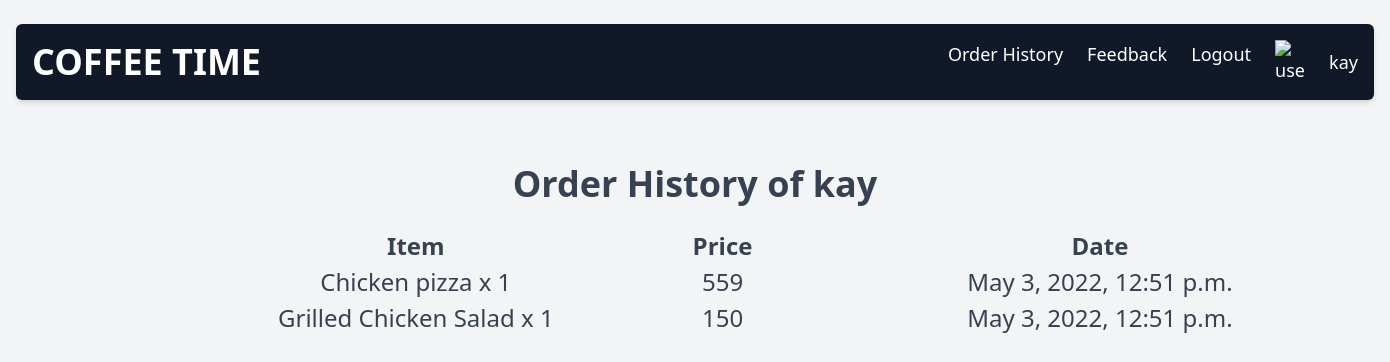
/order_history/ (signed in), run on the app's committed database.
### shop/models.py (models this page shows, shortened)
class OrderHistory(Model):
    user = CharField(max_length=200)
    product = CharField(max_length=200)
    date = DateTimeField(default=timezone.now())
    price = PositiveIntegerField()

### shop/views.py (the view)
# urls.py: path("order_history/", order_history, name="order_history"),
@login_required
def order_history(request):
    user = request.user
    orders = OrderHistory.objects.filter(user=user)
    result = []
    for order in orders:
        item = {
            'item': order.product,
            'price': order.price,
            'date': order.date,
        }
        result.append(item)
    res = [dict(t) for t in {tuple(d.items()) for d in result}]
    for r in res:
        r['count'] = result.count(r)
    return render(request, 'shop/order_history.html', {'orders': res, 'user': request.user})

### shop/templates/shop/order_history.html
{% extends 'theme/base_logged_in.html' %}
{% block content %}
    <h1 class="text-4xl text-center py-6 font-bold">Order History of {{ user }}</h1>
    <div class="text-center" style="width: 100vw; position: absolute;left: 15%">
        <table style="font-size: x-large">
            <thead>
            <tr>
                <th style="padding: 0 5vw">Item</th>
                <th style="padding: 0 5vw">Price</th>
                <th style="padding: 0 5vw; width: 40vw">Date</th>
            </tr>
            </thead>
            <tbody>
            {% for order in orders %}
                <tr>
                    <td style="padding: 0 5vw">{{ order.item }} x {{ order.count }}</td>
                    <td style="padding: 0 5vw">{{ order.price }}</td>
                    <td style="padding: 0 5vw; width: 40vw">{{ order.date }}</td>
                </tr>
            {% endfor %}
            </tbody>
        </table>
    </div>
{% endblock content %}

### theme/templates/theme/navbar_logged_in.html
<header class='px-4 py-6'>
    <nav class='flex items-center justify-between p-4 text-white bg-gray-900 rounded-md shadow-md'>
        <h1 class='text-4xl font-bold uppercase'>
            <a href="{% url 'home' %}">Coffee Time</a>
        </h1>
        <ul class='flex gap-6 text-lg'>
            <li>
                <a class='hover:text-indigo-300' href="{% url 'order_history' %}">Order History</a>
            </li>
            <li>
                <a class='hover:text-indigo-300' href="{% url 'feedback' %}">Feedback</a>
            </li>
            <li>
                <a class='hover:text-indigo-300' href="{% url 'logout' %}">Logout</a>
            </li>
            <li>
                <img width="30" height="30"
                     src="https://media.istockphoto.com/vectors/user-icon-flat-isolated-on-white-background-user-symbol-vector-vector-id1300845620?k=20&m=1300845620&s=612x612&w=0&h=f4XTZDAv7NPuZbG0habSpU0sNgECM0X7nbKzTUta3n8="
                     alt="user: ">
            </li>
            <button onclick="onUserButtonClick()">{{ user }}</button>
        </ul>
    </nav>
</header>

### data on the page
OrderHistory: item "Chicken pizza", date "May 3, 2022, 12:51 p.m."
OrderHistory: item "Grilled Chicken Salad", date "May 3, 2022, 12:51 p.m."

### other printed values
{{ user }} "kay"
{{ order.count }} "1" "1"
{{ order.price }} "559" "150"
